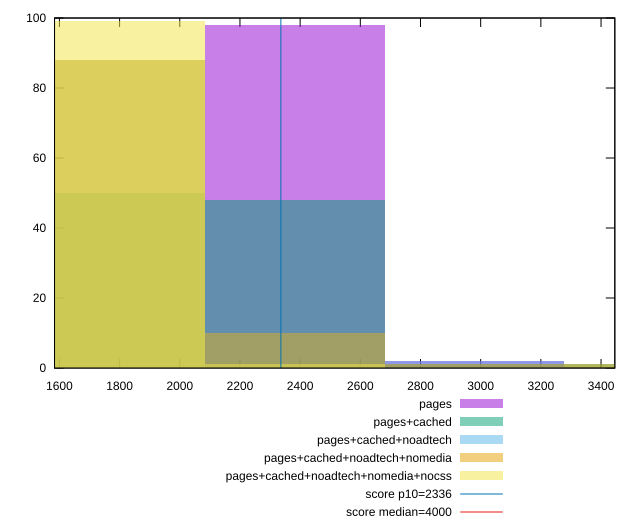

Reproduce this figure in gnuplot.
reset

$pages <<EOF
2978.6128741608445 2
2382.8902993286756 98
EOF

$pagesCached <<EOF
3574.3354489930134 1
2978.6128741608445 1
2382.8902993286756 48
1787.1677244965067 50
EOF

$pagesCachedNoadtech <<EOF
2978.6128741608445 2
1787.1677244965067 88
2382.8902993286756 10
EOF

$pagesCachedNoadtechNomedia <<EOF
3574.3354489930134 1
2978.6128741608445 1
1787.1677244965067 88
2382.8902993286756 10
EOF

$pagesCachedNoadtechNomediaNocss <<EOF
2382.8902993286756 1
1787.1677244965067 99
EOF

set key outside below
set boxwidth 595.7225748321689
set xrange [1583.7735000000002:3445.8105000000005]
set yrange [0:100]
set trange [0:100]
set style fill transparent solid 0.5 noborder

set parametric
set terminal svg size 640, 530 enhanced background rgb 'white'
set output "report_00017_2021-02-10T15-08-03.406Z/first-contentful-paint/comparison/histogram/all_raw.svg"

plot $pages title "pages" with boxes, \
     $pagesCached title "pages+cached" with boxes, \
     $pagesCachedNoadtech title "pages+cached+noadtech" with boxes, \
     $pagesCachedNoadtechNomedia title "pages+cached+noadtech+nomedia" with boxes, \
     $pagesCachedNoadtechNomediaNocss title "pages+cached+noadtech+nomedia+nocss" with boxes, \
     2336,t title "score p10=2336", \
     4000,t title "score median=4000"

reset
